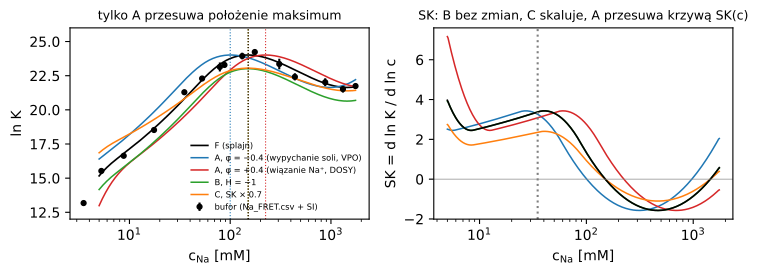

Source code (Python):
"""Predictions of hypotheses A (horizontal), B (vertical), C (slope scaling) on OUR buffer curve F(ln c).
F: smoothing spline of ln K vs ln c_Na from source_data/IonStrengthDependency/Na_FRET.csv (<=175 mM)
plus the buffer points > 175 mM listed in manuscript/SI/main.tex (Table of K vs Na+), read-only.
phi ranges: from Q2 (VPO, salt exclusion: dln a_pm ~ +0.2..+0.5 at 40 wt%, i.e. phi < 0) and from
DOSY binding (consistent version phi = 0.5 ln(1 + kappa*c_EO), kappa 0.055..0.168 M^-1, c_EO ~ 9.7 M).
"""
import json
from pathlib import Path
import numpy as np
import pandas as pd
import matplotlib
matplotlib.use("Agg")
import matplotlib.pyplot as plt
from scipy.interpolate import UnivariateSpline

REPO = Path(__file__).resolve().parents[3]
s = pd.read_csv(REPO / "source_data/IonStrengthDependency/Na_FRET.csv")
c = s["C_Na+_[mM]"].values.astype(float); K = s["K_Na+_[1/M]"].values.astype(float); sK = s["K_err_Na+_[1/M]"].values.astype(float)
extra = []
for line in open(REPO / "manuscript/SI/main.tex", encoding="utf8"):
    p = [q.strip() for q in line.split("&")]
    if len(p) == 6 and p[3].replace(".", "").isdigit():
        try:
            cc = float(p[3]); kk = float(p[4].replace("$", "").replace("\\mathrm{e}^{", "e").replace("}", "").replace(" ", ""))
            ee = float(p[5].replace("$", "").replace("\\mathrm{e}^{", "e").replace("}", "").replace("\\", "").replace(" ", ""))
        except ValueError:
            continue
        if cc > 176:
            extra.append((cc, kk, ee))
extra = np.array(extra)
cc = np.r_[c, extra[:, 0]]; KK = np.r_[K, extra[:, 1]]; ss = np.r_[sK, extra[:, 2]]
o = np.argsort(cc); cc, KK, ss = cc[o], KK[o], ss[o]
lc, lk, w = np.log(cc), np.log(KK), KK / ss
F = UnivariateSpline(lc, lk, w=w, k=3, s=2.5 * len(lc))
g = np.linspace(np.log(5.0), np.log(1754), 400)
cmax = float(np.exp(g[np.argmax(F(g))]))
c0 = 35.0
SK0 = float(F.derivative()(np.log(c0)))
res = {"c_max_buffer_mM": cmax, "SK_35": SK0, "n_points": int(len(cc))}

scen = {
    "A, φ = −0.4 (wypychanie soli, VPO)": lambda x: F(x + 0.4),
    "A, φ = +0.4 (wiązanie Na⁺, DOSY)": lambda x: F(x - 0.4),
    "B, H = −1": lambda x: F(x) - 1.0,
    "C, SK × 0.7": lambda x: F(np.log(c0)) + 0.7 * (F(x) - F(np.log(c0))),
}
for k, f in scen.items():
    v = f(g)
    d = (f(np.log(c0) + 1e-3) - f(np.log(c0) - 1e-3)) / 2e-3
    res[k] = {"c_max_mM": float(np.exp(g[np.argmax(v)])), "lnK_max_minus_buffer": float(v.max() - F(g).max()),
              "SK_35": float(d)}
json.dump(res, open(Path(__file__).with_name("predictions_ABC.json"), "w"), indent=1, ensure_ascii=False)

fig, axs = plt.subplots(1, 2, figsize=(7.4, 2.9))
ax = axs[0]
ax.errorbar(cc, lk, ss / KK, fmt="ko", ms=3.5, label="bufor (Na_FRET.csv + SI)")
ax.plot(np.exp(g), F(g), "k-", lw=1.2, label="F (splajn)")
cols = ["C0", "C3", "C2", "C1"]
for (k, f), col in zip(scen.items(), cols):
    ax.plot(np.exp(g), f(g), color=col, lw=1.1, label=k)
    ax.axvline(res[k]["c_max_mM"], color=col, ls=":", lw=.8)
ax.axvline(cmax, color="k", ls=":", lw=.8)
ax.set_xscale("log"); ax.set_xlabel("c$_\\mathrm{Na}$ [mM]"); ax.set_ylabel("ln K")
ax.legend(frameon=False, fontsize=6); ax.set_ylim(12, 26)
ax.set_title("tylko A przesuwa położenie maksimum", fontsize=9)
ax = axs[1]
for (k, f), col in zip(scen.items(), cols):
    d = np.gradient(f(g), g)
    ax.plot(np.exp(g), d, color=col, lw=1.1)
ax.plot(np.exp(g), F.derivative()(g), "k-", lw=1.2)
ax.axvline(c0, color="grey", ls=":")
ax.axhline(0, color="grey", lw=.5)
ax.set_xscale("log"); ax.set_xlabel("c$_\\mathrm{Na}$ [mM]"); ax.set_ylabel("SK = d ln K / d ln c")
ax.set_title("SK: B bez zmian, C skaluje, A przesuwa krzywą SK(c)", fontsize=9)
fig.tight_layout()
fig.savefig(Path(__file__).with_name("predictions_ABC.pdf"), bbox_inches="tight")
print(json.dumps(res, indent=1, ensure_ascii=False))
